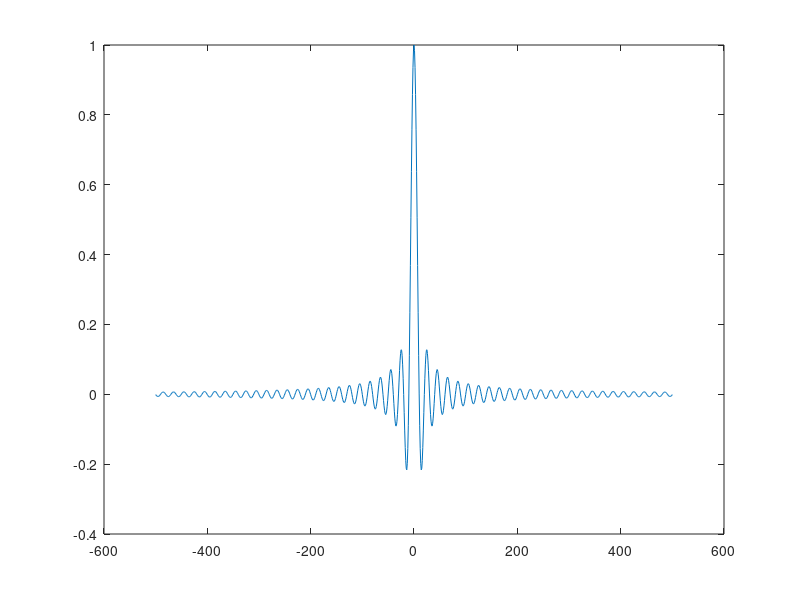
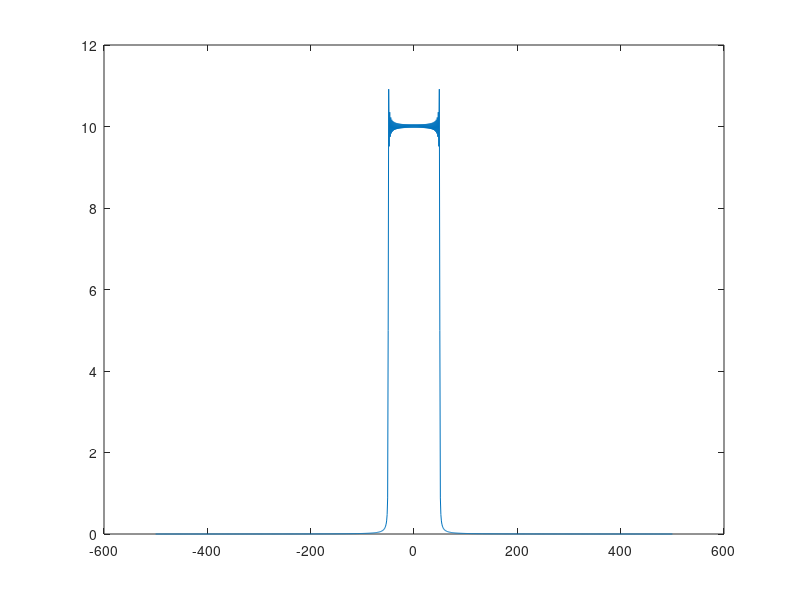
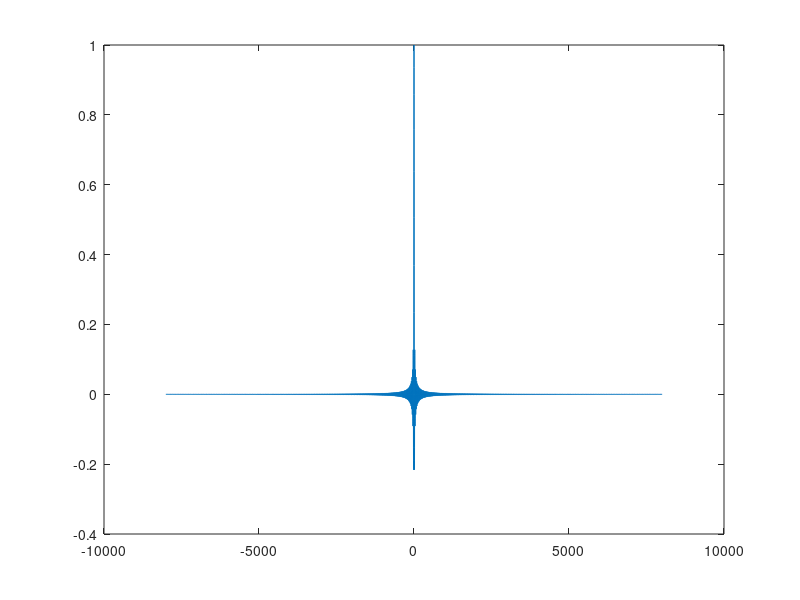
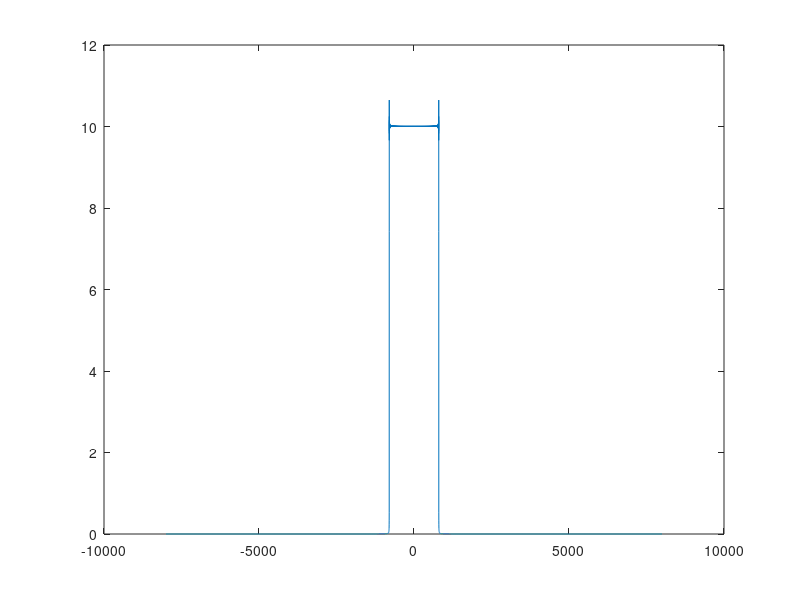

The MATLAB script that drew these images, in order:
% 1.2.1
N = 1001;
T = 100;
N1 = 500;
Ts = T / N; %Ts = 0.0999

n = -N1:1:N1;
t = n * Ts;

% Sol1. 
% x = sinc(t);
% Sol2.
x(1:N) = 0;
for i = 1:N
   x(1, i) = sin(pi * t(1, i)) / (pi * t(1, i));
   
   % find(isnan(x)) returns ans = 501
   % i.e. x(1, 501) = NaN
   if i == N1 + 1 % i == 501
       x(1, i) = 1;
   end
end

% (a)
figure;
plot(n, x);

% (b)
X = fft(x, N);
figure;
plot(n, fftshift(abs(X)));

% (c)
K = 16;
N1_ = K * N1;
N_ = (2 * N1_) + 1;
n_ = -(N1_):1:(N1_);
t_ = n_ * Ts;
% Sol1.
% x_ = sinc(t_);
% Sol2.
x_(1:N_) = 0;
for i = 1:N_
   x_(1, i) = sin(pi * t_(1, i)) / (pi * t_(1, i));
   
   if i == N1_ + 1
       x_(1, i) = 1;
   end
end

figure;
plot(n_, x_);
X_ = fft(x_, N_);
figure;
plot(n_, fftshift(abs(X_)));


